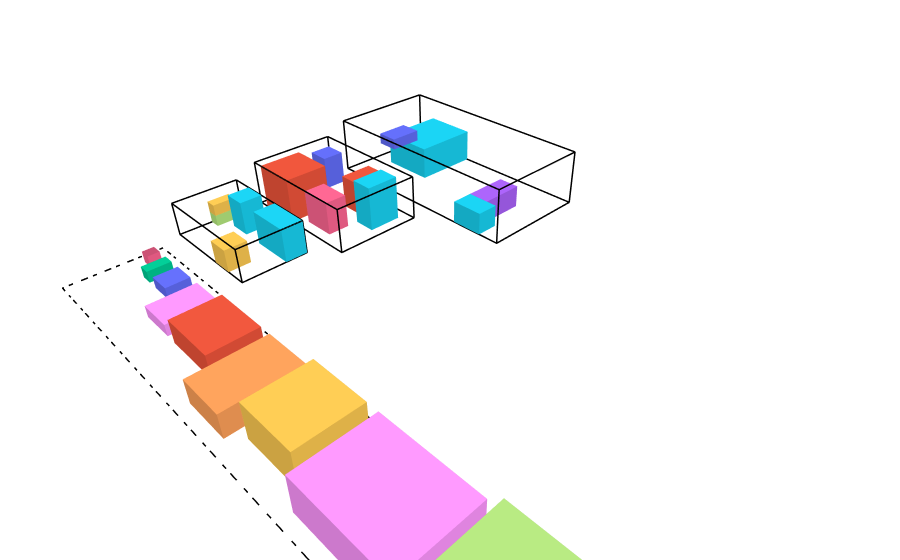

This figure's notebook cell:
### Code cell
print(stochastic_result)
draw_state(stochastic_result.final_state)
